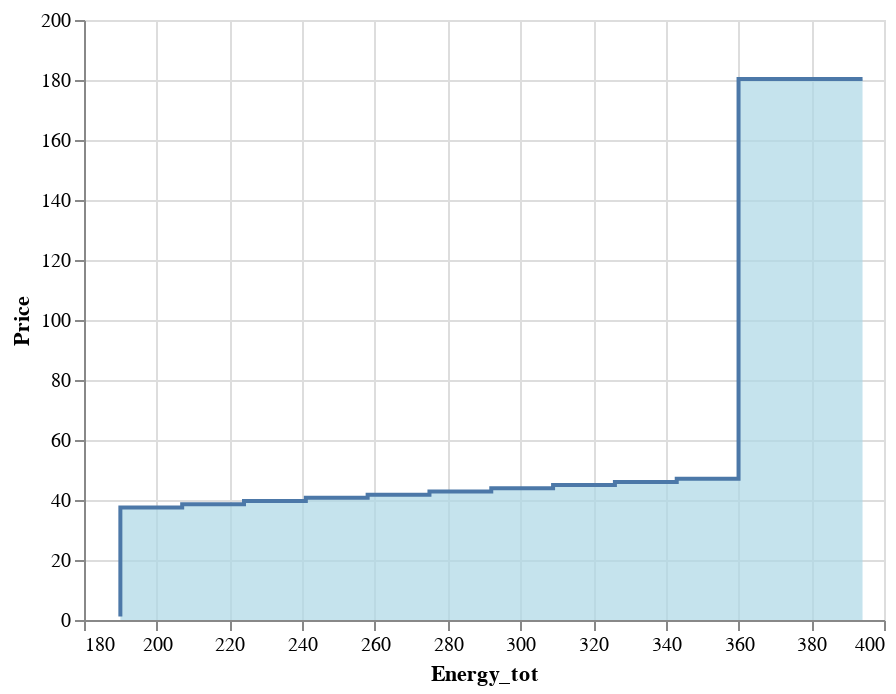

Notebook cell for this chart:
### Code cell
alt.Chart(df_plot).mark_area(interpolate='step-before',color="lightblue",line=True).encode(
    x='Energy_tot:Q', 
    y='Price:Q')

### Figure 1 — Vega-Lite specification as saved in the notebook (floating-point values rounded to 4 significant figures)
{"config": {"view": {"continuousWidth": 400, "continuousHeight": 300}}, "data": {"name": "data-3b2d79951985438bc07c5e7fecd93d15"}, "mark": {"type": "area", "color": "lightblue", "interpolate": "step-before", "line": true}, "encoding": {"x": {"type": "quantitative", "field": "Energy_tot"}, "y": {"type": "quantitative", "field": "Price"}}, "$schema": "https://vega.github.io/schema/vega-lite/v4.8.1.json", "datasets": {"data-3b2d79951985438bc07c5e7fecd93d15": [{"Pot_max": 394.1, "Year": 2020, "Month": 2, "Day": 1, "Period": 20, "Block": 1, "Price": 1.13, "Energy": 190.0, "Date": "2020-02-01T00:00:00", "Weekday": "Saturday", "Energy_tot": 190.0, "Marg_Price": 39.63}, {"Pot_max": 394.1, "Year": 2020, "Month": 2, "Day": 1, "Period": 20, "Block": 2, "Price": 37.53, "Energy": 17.0, "Date": "2020-02-01T00:00:00", "Weekday": "Saturday", "Energy_tot": 207.0, "Marg_Price": 39.63}, {"Pot_max": 394.1, "Year": 2020, "Month": 2, "Day": 1, "Period": 20, "Block": 3, "Price": 38.59, "Energy": 17.0, "Date": "2020-02-01T00:00:00", "Weekday": "Saturday", "Energy_tot": 224.0, "Marg_Price": 39.63}, {"Pot_max": 394.1, "Year": 2020, "Month": 2, "Day": 1, "Period": 20, "Block": 4, "Price": 39.66, "Energy": 17.0, "Date": "2020-02-01T00:00:00", "Weekday": "Saturday", "Energy_tot": 241.0, "Marg_Price": 39.63}, {"Pot_max": 394.1, "Year": 2020, "Month": 2, "Day": 1, "Period": 20, "Block": 5, "Price": 40.72, "Energy": 17.0, "Date": "2020-02-01T00:00:00", "Weekday": "Saturday", "Energy_tot": 258.0, "Marg_Price": 39.63}, {"Pot_max": 394.1, "Year": 2020, "Month": 2, "Day": 1, "Period": 20, "Block": 6, "Price": 41.78, "Energy": 17.0, "Date": "2020-02-01T00:00:00", "Weekday": "Saturday", "Energy_tot": 275.0, "Marg_Price": 39.63}, {"Pot_max": 394.1, "Year": 2020, "Month": 2, "Day": 1, "Period": 20, "Block": 7, "Price": 42.84, "Energy": 17.0, "Date": "2020-02-01T00:00:00", "Weekday": "Saturday", "Energy_tot": 292.0, "Marg_Price": 39.63}, {"Pot_max": 394.1, "Year": 2020, "Month": 2, "Day": 1, "Period": 20, "Block": 8, "Price": 43.91, "Energy": 17.0, "Date": "2020-02-01T00:00:00", "Weekday": "Saturday", "Energy_tot": 309.0, "Marg_Price": 39.63}, {"Pot_max": 394.1, "Year": 2020, "Month": 2, "Day": 1, "Period": 20, "Block": 9, "Price": 44.97, "Energy": 17.0, "Date": "2020-02-01T00:00:00", "Weekday": "Saturday", "Energy_tot": 326.0, "Marg_Price": 39.63}, {"Pot_max": 394.1, "Year": 2020, "Month": 2, "Day": 1, "Period": 20, "Block": 10, "Price": 46.03, "Energy": 17.0, "Date": "2020-02-01T00:00:00", "Weekday": "Saturday", "Energy_tot": 343.0, "Marg_Price": 39.63}, {"Pot_max": 394.1, "Year": 2020, "Month": 2, "Day": 1, "Period": 20, "Block": 11, "Price": 47.09, "Energy": 17.0, "Date": "2020-02-01T00:00:00", "Weekday": "Saturday", "Energy_tot": 360.0, "Marg_Price": 39.63}, {"Pot_max": 394.1, "Year": 2020, "Month": 2, "Day": 1, "Period": 20, "Block": 12, "Price": 180.3, "Energy": 34.1, "Date": "2020-02-01T00:00:00", "Weekday": "Saturday", "Energy_tot": 394.1, "Marg_Price": 39.63}]}}
